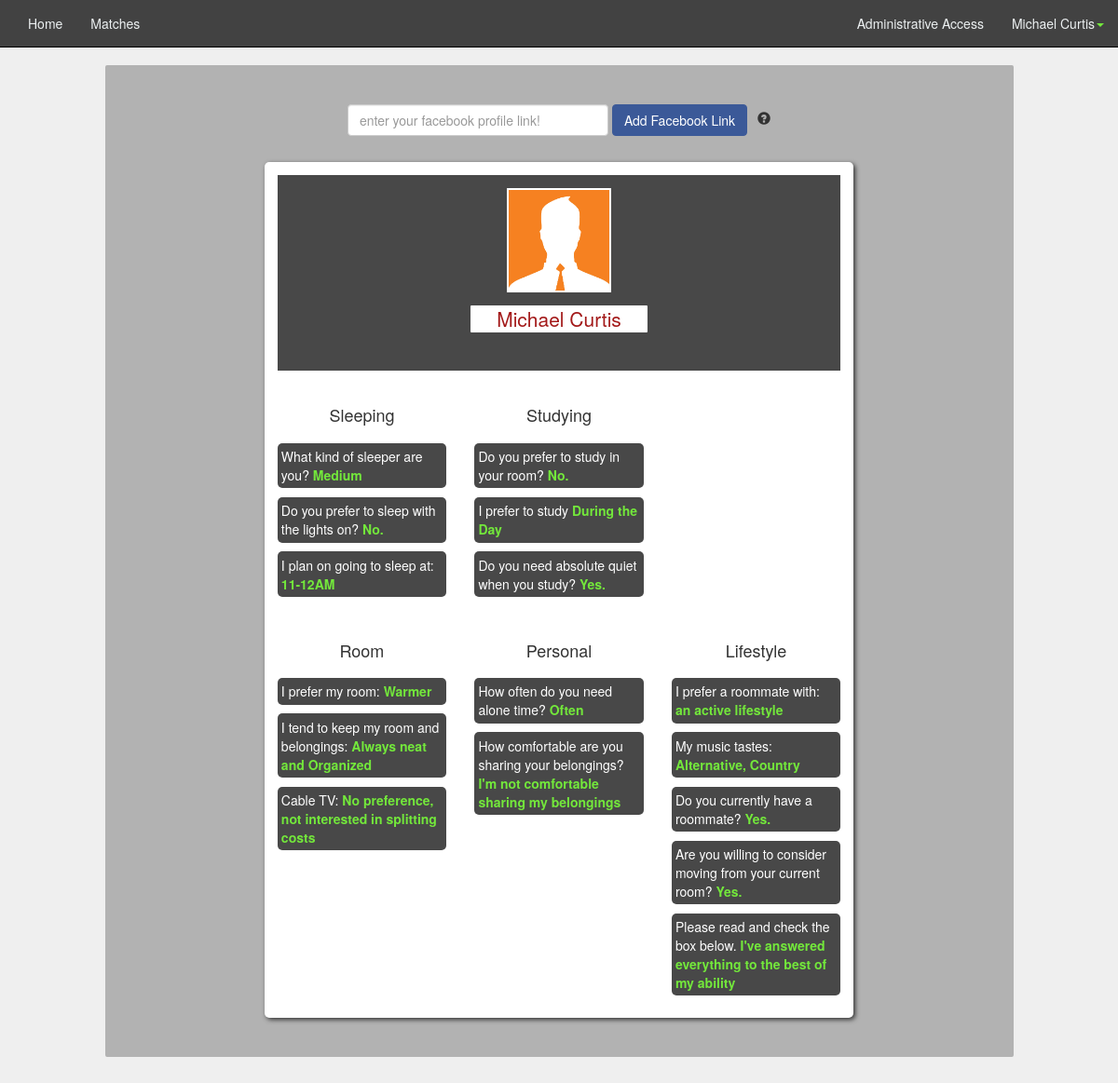
Page /profile.php (signed in) on the earlier database version.
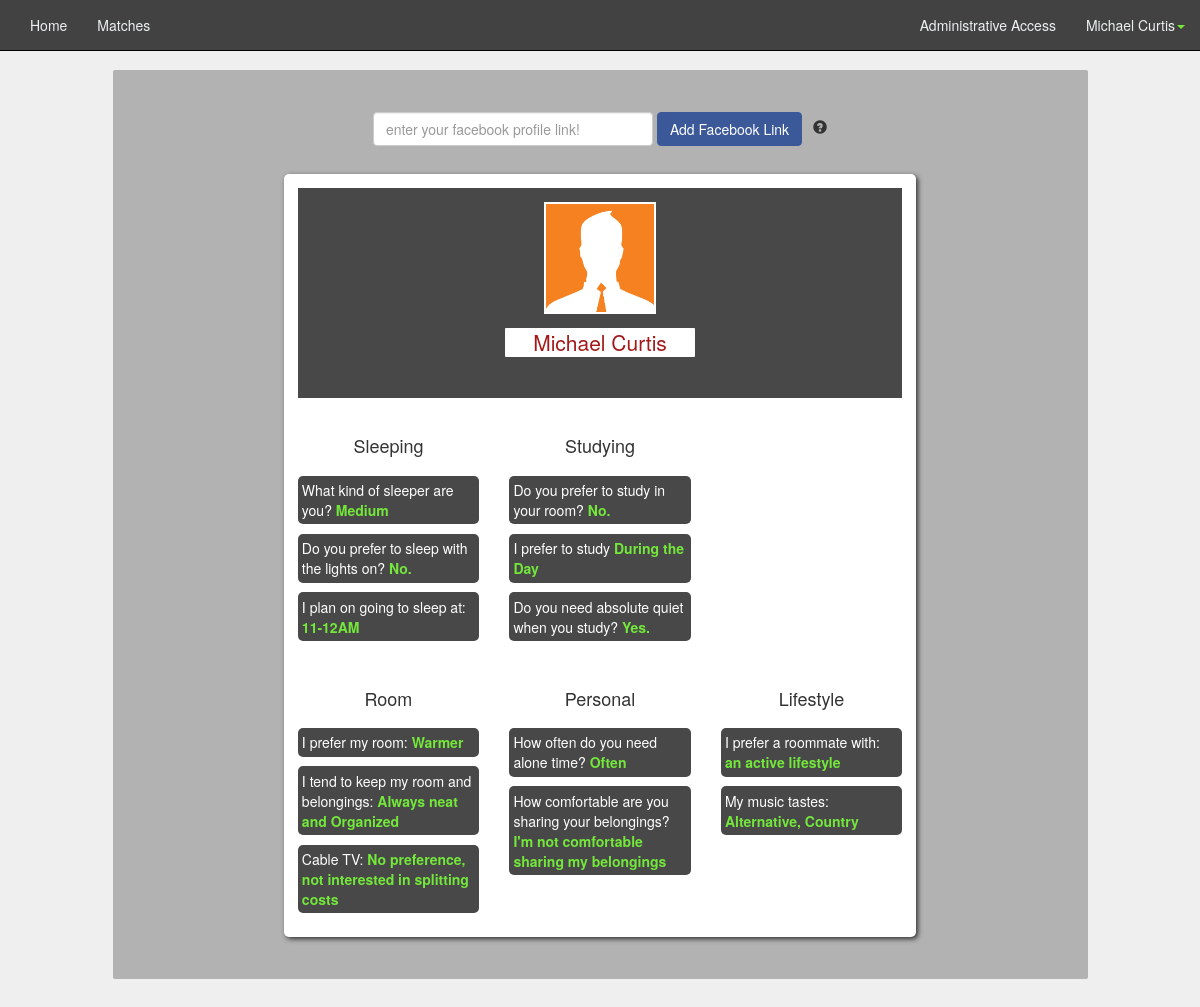
Same page on the later database version.
### tables this page shows
CREATE TABLE `user` (
`id` int(11) NOT NULL,
  `picture` varchar(50) NOT NULL,
  `password` varchar(64) NOT NULL,
  `first_name` varchar(20) NOT NULL,
  `last_name` varchar(30) NOT NULL,
  `account_type` varchar(20) NOT NULL,
  `email` varchar(50) NOT NULL,
  `facebook` varchar(50) NOT NULL DEFAULT 'https://www.facebook.com/yourusername',
  `public` tinyint(4) NOT NULL DEFAULT '1'
);

CREATE TABLE `tabs` (
`id` int(11) NOT NULL,
  `name` varchar(30) NOT NULL
);

CREATE TABLE `options` (
`id` int(11) NOT NULL,
  `name` varchar(50) NOT NULL,
  `question_id` int(11) NOT NULL,
  `value_index` int(11) NOT NULL
);

CREATE TABLE `questions` (
`id` int(11) NOT NULL,
  `question` varchar(500) NOT NULL,
  `tab_id` int(11) NOT NULL,
  `type_id` int(11) NOT NULL
);

CREATE TABLE `answers` (
`id` int(11) NOT NULL,
  `user_id` int(11) NOT NULL,
  `question_id` int(11) NOT NULL,
  `value` int(11) NOT NULL,
  `preference_rating` int(11) DEFAULT NULL COMMENT 'numbers 1-5'
);

### classes/PageChecker.php (called while the page is built, shortened)
<?php
	class PageChecker
	{
		public function isPage($page = null)
		{
			return false;
		}
	}
?>

### classes/DB.php (called while the page is built, shortened)
<?php
class DB
{
	private static $_instance = null;
	private $_pdo,
	 		$_query,
	 		$_error = false,
	  		$_results,
	  		$_count = 0;
	private function __construct()
	{
		try
		{
			$this->_pdo = new PDO('mysql:host=' . Config::get('mysql/host') . ';dbname='. Config::get('mysql/db'), Config::get('mysql/username'), Config::get('mysql/password'));
		}
		catch(PDOException $e)
		{
			die($e->getMessage());
		}
	}
	public static function getInstance()
	{
		if(!isset(self::$_instance))
		{
			self::$_instance = new DB();
		}
		return self::$_instance;
	}
	public function query($sql, $params = array())
	{
		$this->_error = false;
		if($this->_query = $this->_pdo->prepare($sql))
		{
			$x = 1;
			if(count($params))
			{
				foreach($params as $param)
				{
					$this->_query->bindValue($x,$param);
					$x++;
				}
			}
			if($this->_query->execute())
			{
				$this->_results = $this->_query->fetchAll(PDO::FETCH_OBJ);
				$this->_count = $this->_query->rowCount();
			}
			else
			{
				$this->_error = true;
			}
		}
		return $this;
	}
	public function action($action, $table, $where = array())
	{
		if(count($where) === 3)
		{
			$operators = array('=','>','<','>=','<=');
			$field = $where[0];
			$operator = $where[1];
			$value = $where[2];
			if(in_array($operator, $operators))
			{
				$sql = "{$action} FROM {$table} WHERE {$field} {$operator} ?";
				if(!$this->query($sql, array($value))->error())
				{
					return $this;
				}
			}
		}
		return false;
	}
	public function get($table, $where)
	{
		return $this->action('SELECT *', $table, $where);
	}
	public function results()
	{
		return $this->_results;
	}
	public function error()
	{
		return $this->_error;
	}
	public function count()
	{
		return $this->_count;
	}
	public function first()
	{
		return $this->results()[0];
	}
}
?>

### classes/Config.php (called while the page is built)
<?php
class Config
{
	public static function get($path = null)
	{
		if($path)
		{
			$config = $GLOBALS['config'];
			$path = explode('/', $path);
			foreach($path as $bit)
			{
				if(isset($config[$bit]))
				{
					$config = $config[$bit];
				}
			}
			return $config;
		}
	}
}
?>

### classes/User.php (called while the page is built, shortened)
<?php
class User
{
	private $_db, $_data, $_sessionName, $_isLoggedIn, $_cookieName;
	public function __construct($user = null)
	{
		$this->_db = DB::getInstance();
		$this->_sessionName = Config::get('session/session_name');
		if(!$user)
		{
			if(Session::exists($this->_sessionName))
			{
				$user = Session::get($this->_sessionName);
				if($this->find($user))
				{
					$this->first_name = $this->data()->first_name;
					$this->last_name = $this->data()->last_name;
					$this->account_type = $this->data()->account_type;
					$this->facebook = $this->data()->facebook;
				}
			}
		}
		else
		{
			$this->find($user);
		}
	}
	public function find($user = null)
	{
		if($user)
		{
			$field = (is_numeric($user)) ? 'id': 'username';
			$data = $this->_db->get('user', array($field, '=', $user));
			if($data->count())
			{
				$this->_data = $data->first();
				return true;
			}
		}
	}
	public function exists()
	{
		return (!empty($this->_data)) ? true : false;
	}
	public function data()
	{
		return $this->_data;
	}
}
?>

### classes/Session.php (called while the page is built, shortened)
<?php
class Session
{
	public static function exists($name)
	{
		return (isset($_SESSION[$name])) ? true : false;
	}
	public static function get($name)
	{
		return $_SESSION[$name];
	}
}
?>

### classes/Input.php (called while the page is built, shortened)
<?php
class Input
{
	public static function get($item)
	{
		return '';
	}
}
?>

### functions/sanitize.php (called while the page is built, shortened)
<?php
function escapeName($string)
{
	return htmlentities($string, ENT_COMPAT, 'UTF-8');
}
?>

### functions/get_profile.php (the view, shortened to what this page needs)
<?php
function getAnswersForProfile($profile_id)
{
	$db = DB::getInstance();
	$tabs = $db->query("SELECT * FROM tabs");
	$tabs = $tabs->results();
  	$userForProfile = new User($profile_id);
	$currentUser = new User();
	if($currentUser->getIsLoggedIn())
	{
		if($currentUser->data()->id==Input::get('id')||Input::get('id')=='')
		{
		  $userForProfile = $currentUser;
		}
	}
	echo '<div class="row spacing2">
		<div class="col-md-8 largeRankingWidget center-block">
			<div class="topBannerForWidget">
				<div class="row">
				<div class="col-md-10 center-block">
				<div class="row paddingTop1">
					<div class="profilePic col-md-3 center-block"></div>
				</div>
				<div class="row spacing1">
					<div class="col-md-5 col-sm-4 center-block profileName">
						<p class="text-center lead"><a class="profileLink" href="profile.php?id='.$profile_id.'">'.escapeName($userForProfile->first_name).' '.escapeName($userForProfile->last_name).'</a></p>
					</div>
				</div>';
			echo'<div id="facebookLinkArea" class="row">
					<div id="fb_edit_area_container" class="center-block col-md-4 text-center lead">';
			echo 	'</div>
				</div>';
		echo'	</div>
		</div>
			</div>';
			$counter = 1;
			echo '<div class="row spacing2">';
			$firstsection = true;
	foreach ($tabs as $tab) {
		if($firstsection != true)
			{
			if($counter >= 3){
				$counter = 0;
				echo '</div>
				<div class="row spacing2">';
			}
			echo '<div class="col-md-4">
				<div class="row">
					<div class="col-md-12">
						<h4 class="text-center">'.ucfirst(escapeName($tab->name)).'</h4>
					</div>
				</div>
				<div class="row">
					<div class="col-md-12">
						<ul class="noPadding">';
			$questions = $db->query("SELECT * FROM questions WHERE tab_id = ?", array($tab->id));
			$questions = $questions->results();
	    foreach($questions as $question)
	    {
				      $answers = $db->query("SELECT * FROM answers WHERE question_id = ? AND user_id = ".$profile_id."", array($question->id));
				      $answers = $answers->results();
					if($question->type_id != 1 && $question->type_id != 2)
					{
						$checkboxes = false;
						$first_item = true;
						if($question->type_id == 4) {$checkboxes = true;}
			      foreach($answers as $answer){
			        $answer_strings =  $db->query("SELECT * FROM options WHERE question_id = ? AND value_index = ".escapeName($answer->value)."", array($question->id));
			        $answer_strings = $answer_strings->results();
			        foreach($answer_strings as $answer_string)
			        {
								if($checkboxes == false) echo '<li>'. escapeName($question->question).' <strong>'.escapeName($answer_string->name).'</strong></li>';
								if($checkboxes == true && $first_item == false){
									echo ', '.escapeName($answer_string->name).'';
								}
								if($checkboxes == true && $first_item == true){
									echo '<li>'. escapeName($question->question).' <strong> '.escapeName($answer_string->name).'';
									$first_item = false;
								}
			        }
			      }
						if($checkboxes == true) {echo '</strong></li>';}
					} else
					{
						foreach($answers as $answer){
							$yesno = $answer->value;
							if($yesno == 0)
							{
								echo '<li>'. escapeName($question->question).' <strong>No.</strong></li>';
							} else{
								echo '<li>'. escapeName($question->question).' <strong>Yes.</strong></li>';
							}
						}
					}
	    }
			echo '</ul>
					</div>
						</div>
					</div>';
			$counter++;
		} else $firstsection = false;
  }
	echo '</div>';
	echo'</ul></div>
</div>';
}
?>

### profile.php (shortened to what this page needs)
<?php
  require_once 'functions/get_profile.php';
  $userForProfile = new User(Input::get('id'));
  $currentUser = new User();
  $currentUsersProfile = false;
  if($currentUser->getIsLoggedIn())
  {
    if($currentUser->data()->id==Input::get('id')||Input::get('id')=='')
    {
      $userForProfile = $currentUser;
      $currentUsersProfile = true;
    }
  }
  else
  {
    Redirect::to('signin.php');
  }
?>
<!DOCTYPE html>
<html lang="en">
  <head>
    <link href="css/bootstrap.min.css" rel="stylesheet">
    <link href="css/mainLayout.css" rel="stylesheet">
    <link href="css/navbar.css" rel="stylesheet">
    <link href="css/circle.css" rel="stylesheet">
    <link href="css/profile.css" rel="stylesheet">
    <link href="css/matches.css" rel="stylesheet">
  </head>
  <body>
    <?php
      include("navbar.php");
    ?>
      <div class="pushContainer"></div>
       <div class="container">
        <div class="row">
          <div class="col-md-12">
            <div class="row">
              <div class="col-md-10 center-block" id="profileArea">
                <div id="facebookDivContainer">
                <?php if(!$userForProfile->facebook && $currentUsersProfile){ ?>
                  <div id="facebookDiv" class="row">
                    <div class="col-md-10 center-block text-center">
                        <form class="form-inline" method="post" action="">
                          <div class="form-group">
                            <input type="text" class="form-control" name="facebook_link" id="facebook_link" placeholder="enter your facebook profile link!" data-toggle="tooltip" data-placement="top">
                          </div>
                          <button id="facebookSubmit" type="submit" class="btn btn-default">Add Facebook Link</button>
                          <span id="facebookTooltip" class="glyphicon glyphicon-question-sign" data-toggle="tooltip" data-placement="top" title="Add your facebook
                           link so that other students can easily view your profile for more accurate matches!" aria-hidden="true"></span>
                        </form>
                    </div>
                  </div>
                <?php } ?>
                </div>
                <div class="row">
                  <div class="col-md-12">
                    <?php
                    getAnswersForProfile($userForProfile->id); ?>
                  </div>
                </div>
              </div>
            </div>
          </div>
        </div>
      </div>
  </body>
</html>

### navbar.php (shortened to what this page needs)
<?php $pageChecker = new PageChecker(); $user = new User(); ?>
<nav class="navbar navbar-default navbar-fixed-top">
  <div class="container-fluid">
    <div class="collapse navbar-collapse" id="bs-example-navbar-collapse-1">
      <ul class="nav navbar-nav">
        <li <?php echo ($pageChecker->isPage("index.php")) ? "class='active'" : ''; ?>><a href="index.php">Home</a></li>
        <li <?php echo ($pageChecker->isPage("matches.php")) ? "class='active'" : ''; ?>><a href="matches.php">Matches</a></li>
      </ul>
      <ul class="nav navbar-nav navbar-right">
        <?php
          if($user->account_type=="admin")
          {
        ?>
        <li <?php echo ($pageChecker->isPage("administrator.php")) ? "class='active'" : ''; ?>><a href="administrator.php">Administrative Access</a></li><?php } ?>
        <li class="dropdown">
          <a href="#" class="dropdown-toggle" data-toggle="dropdown" role="button" aria-expanded="false"><?php echo $user->first_name . " " . $user->last_name; ?><span class="caret neon"></span></a>
        </li>
      </ul>
    </div>
  </div>
</nav>

### css/mainLayout.css (style rules this page uses)
body { background-color: #EFEFEF; }
html, body { padding-bottom: 4em; }
.spacing2 { margin-top: 2em; }
.spacing1 { margin-top: 1em; }
.pushContainer { height: 5em; }
.center-block { float:none; }
.neon { color: #73E83B; }
.noPadding { padding:0; }
.paddingTop1 { padding-top: 1em; }

### css/navbar.css (style rules this page uses)
.navbar-default { background-color: #424242; border-color: #000000; }
.navbar-default .navbar-nav > li > a { color: #ecf0f1; }
.navbar-default .navbar-collapse, .navbar-default .navbar-form { border-color: #ecf0f1; }

### css/profile.css (style rules this page uses)
#profileArea { background-color: #B2B2B2; padding: 3em 2em; border-radius: 2px; }
#facebook_link { width: 20em; }
#facebookTooltip { margin-left: .5em; }
#facebookSubmit { background-color: #3b5998; color: white; border: 1px solid #3b5998; }
.largeRankingWidget { background-color: white; border-radius: 5px; padding:1em; box-shadow: 2px 2px 5px; }
.largeRankingWidget li { list-style-type: none; background-color: #484848; margin: .7em 0; color:white; padding: .3em; border-radius: 5px; }
.largeRankingWidget strong { color: #73E83B; }
.profilePic { height: 3em; width: 3em; background-image: url("../images/default.jpg"); background-size:cover; background-position: 2px; border: 2px solid black; }
.topBannerForWidget { background-color: #484848; }
.profileName > p { background-color: white; border-radius: 1px; padding: 0 .5em; }
.profileName > p > a { color: #A31919; }

### css/matches.css (style rules this page uses)
.largeRankingWidget { background-color: white; border-radius: 5px; padding:1em; box-shadow: 2px 2px 5px; }
.largeRankingWidget li { list-style-type: none; background-color: #484848; margin: .7em 0; color:white; padding: .3em; border-radius: 5px; }
.largeRankingWidget strong { color: #73E83B; }
.profilePic { height: 8em; width: 8em; background-image: url("../images/default.jpg"); background-size:cover; background-position: -30px 0px; border: 2px solid white; }
.topBannerForWidget { background-color: #484848; }
.profileName > p { background-color: white; border-radius: 1px; padding: 0 .5em; }
.profileName > p > a { color: #A31919; }

Differences in the rows shown:
removed answers: question.question "Do you currently have a roommate?"
removed answers: question.question "Are you willing to consider moving from your current room?"
removed options: question.question "Please read and check the box below.", name "I've answered everything to the best of my ability"
